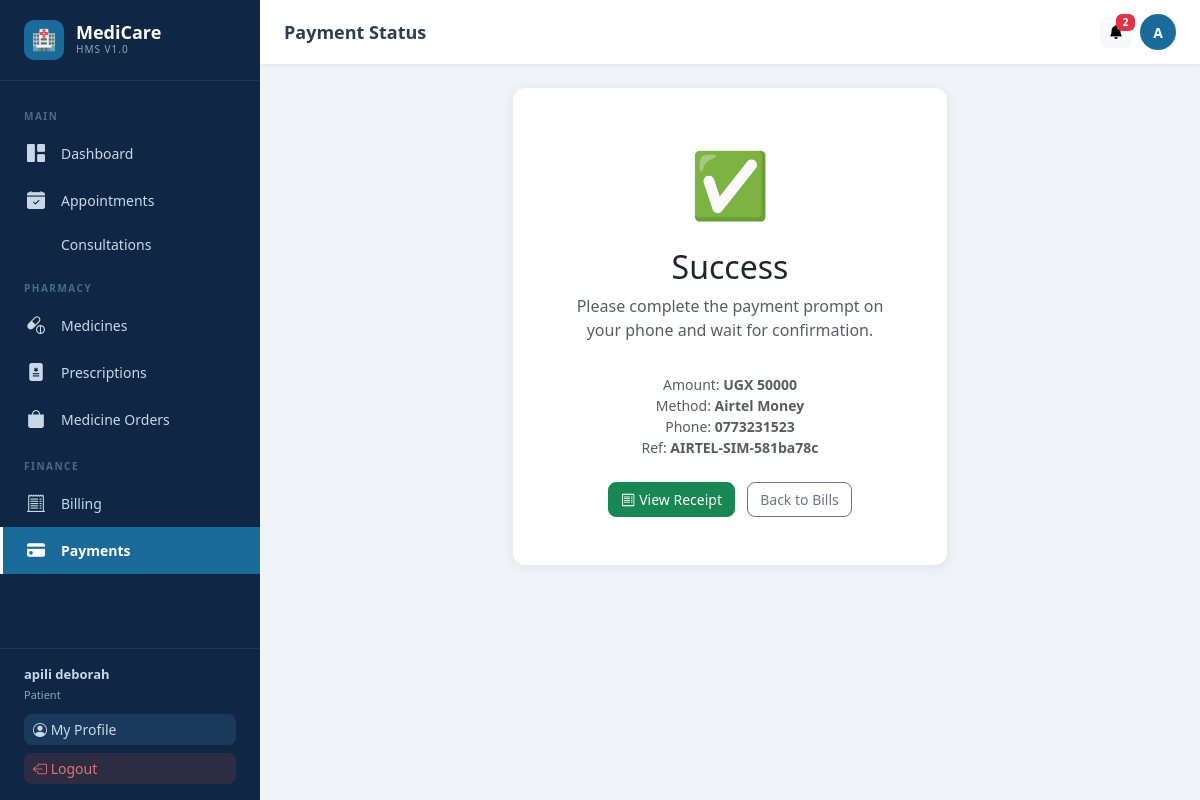
/payments/status/1/ (signed in), run on the app's committed database.
### users/models.py (models this page shows, shortened)
class User(AbstractUser):
    ROLE_CHOICES = [
        ('admin', 'Admin'),
        ('doctor', 'Doctor'),
        ('nurse', 'Nurse'),
        ('patient', 'Patient'),
    ]
    role = models.CharField(max_length=20, choices=ROLE_CHOICES, default='patient')
    phone = models.CharField(max_length=20, blank=True)
    profile_pic = models.ImageField(upload_to='profiles/', blank=True, null=True)
    is_approved = models.BooleanField(default=True)
    created_at = models.DateTimeField(auto_now_add=True)

### payments/models.py (models this page shows, shortened)
class Payment(models.Model):
    METHOD_CHOICES = [('MTN_MOMO','MTN Mobile Money'),('AIRTEL','Airtel Money'),('CASH','Cash'),('CARD','Card')]
    STATUS_CHOICES = [('Pending','Pending'),('Processing','Processing'),('Success','Success'),('Failed','Failed'),('Cancelled','Cancelled')]
    patient = models.ForeignKey(Patient, on_delete=models.CASCADE, related_name='payments')
    bill = models.ForeignKey(Bill, on_delete=models.SET_NULL, null=True, blank=True, related_name='payments')
    payment_method = models.CharField(max_length=20, choices=METHOD_CHOICES)
    amount = models.DecimalField(max_digits=10, decimal_places=2)
    phone_number = models.CharField(max_length=20, blank=True)
    transaction_id = models.CharField(max_length=200, blank=True)
    external_ref = models.CharField(max_length=200, blank=True)
    status = models.CharField(max_length=20, choices=STATUS_CHOICES, default='Pending')
    status_reason = models.TextField(blank=True)
    initiated_by = models.ForeignKey(User, on_delete=models.SET_NULL, null=True, blank=True)
    created_at = models.DateTimeField(auto_now_add=True)
    updated_at = models.DateTimeField(auto_now=True)
    webhook_data = models.JSONField(null=True, blank=True)
    class Meta: ordering = ['-created_at']

### payments/views.py (the view)
# urls.py: path('status/<int:pk>/', views.payment_status, name='payment_status'),
@login_required
def payment_status(request, pk):
    payment = get_object_or_404(Payment, pk=pk)
    if request.GET.get('check'):
        if payment.status == 'Processing':
            payment.status = 'Success'
            payment.save()
            _finalize_payment(payment)
        return JsonResponse({'status': payment.status})
    return render(request, 'payments/payment_status.html', {'payment': payment})

### notifications/context_processors.py (called while the page is built)
def unread_notifications(request):
    if request.user.is_authenticated:
        from notifications.models import Notification
        count = Notification.objects.filter(recipient=request.user, is_read=False).count()
        return {'unread_notification_count': count}
    return {'unread_notification_count': 0}

### templates/payments/payment_status.html (shortened to what this page needs)
{% extends 'base.html' %}
{% block page_title %}Payment Status{% endblock %}
{% block content %}
<div class="row justify-content-center"><div class="col-lg-6">
<div class="card text-center p-5" id="statusCard">
  <div id="statusIcon" style="font-size:64px;margin-bottom:16px">⏳</div>
  <h2 id="statusTitle">Processing Payment...</h2>
  <p id="statusMsg" class="text-muted">Please complete the payment prompt on your phone and wait for confirmation.</p>
  <div class="mt-3" style="font-size:14px">
    <div class="text-muted">Amount: <strong>UGX {{ payment.amount|floatformat:0 }}</strong></div>
    <div class="text-muted">Method: <strong>{{ payment.get_payment_method_display }}</strong></div>
    {% if payment.phone_number %}<div class="text-muted">Phone: <strong>{{ payment.phone_number }}</strong></div>{% endif %}
    <div class="text-muted">Ref: <strong>{{ payment.transaction_id|default:payment.external_ref }}</strong></div>
  </div>
  <div id="actionBtns" class="mt-4" style="display:none">
    <a href="{% url 'payments:receipt' payment.pk %}" class="btn btn-success me-2" id="receiptBtn" style="display:none"><i class="bi bi-receipt me-1"></i>View Receipt</a>
    <a href="{% url 'billing:bill_list' %}" class="btn btn-outline-secondary">Back to Bills</a>
  </div>
</div>
</div></div>
{% endblock %}

### templates/base.html (shortened to what this page needs)
<!DOCTYPE html>
<html lang="en">
<head>
{% load static %}
<link href="https://cdn.jsdelivr.net/npm/bootstrap@5.3.2/dist/css/bootstrap.min.css" rel="stylesheet">
<link href="https://cdn.jsdelivr.net/npm/bootstrap-icons@1.11.3/font/bootstrap-icons.min.css" rel="stylesheet">
</head>
<body>
{% if user.is_authenticated %}
<aside class="sidebar" id="sidebar">
  <a href="{% url 'users:dashboard' %}" class="sidebar-brand">
    <div class="logo-icon">🏥</div>
    <div><div class="logo-text">MediCare</div><div class="logo-sub">HMS v1.0</div></div>
  </a>
  <nav class="sidebar-nav">
    <div class="nav-section-title">Main</div>
    <a href="{% url 'users:dashboard' %}" class="nav-link {% if request.resolver_match.url_name == 'dashboard' %}active{% endif %}">
      <i class="bi bi-grid-1x2-fill"></i> Dashboard
    </a>
    <a href="{% url 'appointments:appointment_list' %}" class="nav-link {% if 'appointments' in request.path and 'consultations' not in request.path %}active{% endif %}">
      <i class="bi bi-calendar-check-fill"></i> Appointments
    </a>
    <a href="{% url 'appointments:consultation_list' %}" class="nav-link {% if 'consultations' in request.path %}active{% endif %}">
       Consultations
    </a>
    <div class="nav-section-title">Pharmacy</div>
    <a href="{% url 'pharmacy:medicine_list' %}" class="nav-link {% if 'pharmacy' in request.path and 'prescriptions' not in request.path and 'orders' not in request.path %}active{% endif %}">
      <i class="bi bi-capsule-pill"></i> Medicines
    </a>
    <a href="{% url 'pharmacy:prescription_list' %}" class="nav-link {% if 'prescriptions' in request.path %}active{% endif %}">
      <i class="bi bi-file-medical-fill"></i> Prescriptions
    </a>
    {% if user.role == 'patient' or user.role == 'admin' %}
    <a href="{% url 'pharmacy:order_list' %}" class="nav-link {% if 'orders' in request.path %}active{% endif %}">
      <i class="bi bi-bag-fill"></i> Medicine Orders
    </a>
    {% endif %}
    <div class="nav-section-title">Finance</div>
    <a href="{% url 'billing:bill_list' %}" class="nav-link {% if 'billing' in request.path %}active{% endif %}">
      <i class="bi bi-receipt-cutoff"></i> Billing
    </a>
    <a href="{% url 'payments:payment_list' %}" class="nav-link {% if 'payments' in request.path %}active{% endif %}">
      <i class="bi bi-credit-card-fill"></i> Payments
    </a>
  </nav>
  <div class="sidebar-footer">
    <div style="color:#c8d8e8;font-size:13px;margin-bottom:10px">
      <strong>{{ user.get_full_name|default:user.username }}</strong><br>
      <span style="opacity:.7;font-size:11px;text-transform:capitalize">{{ user.role }}</span>
    </div>
    <a href="{% url 'users:profile' %}" class="btn btn-sm mb-2" style="background:#1a3a5c;color:#c8d8e8;width:100%;text-align:left">
      <i class="bi bi-person-circle"></i> My Profile
    </a>
    <a href="{% url 'users:logout' %}" class="btn btn-sm" style="background:#e74c3c22;color:#e87070;width:100%;text-align:left">
      <i class="bi bi-box-arrow-left"></i> Logout
    </a>
  </div>
</aside>
<div class="topbar">
  <span class="page-title">{% block page_title %}Dashboard{% endblock %}</span>
  <div class="topbar-actions">
    <a href="{% url 'notifications:notification_list' %}" class="btn btn-light btn-sm position-relative" title="Notifications">
      <i class="bi bi-bell-fill"></i>
      {% if unread_notification_count > 0 %}
      <span class="badge bg-danger position-absolute" style="top:-4px;right:-4px;font-size:10px;min-width:18px">{{ unread_notification_count }}</span>
      {% endif %}
    </a>
    <a href="{% url 'users:profile' %}" class="topbar-avatar" title="My Profile">
      {{ user.first_name|first|upper|default:user.username|first|upper }}
    </a>
  </div>
</div>
<main class="main-wrapper">
{% endif %}
  {% block content %}{% endblock %}
{% if user.is_authenticated %}</main>{% endif %}
</body>
</html>

### templates/base.html (style rules this page uses)
:root { --primary:#1a6b9a;--primary-dark:#134f73;--primary-light:#e8f4fd; --sidebar-w:260px;--sidebar-bg:#0f2744;--sidebar-text:#c8d8e8; --sidebar-hover:#1a3a5c;--sidebar-active:#1a6b9a; --topbar-h:64px;--body-bg:#f0f4f8;--card-shadow:0 2px 12px rgba(0,0,0,.08); }
body { background:var(--body-bg);font-family:'Segoe UI',system-ui,sans-serif;margin:0;overflow-x:hidden }
.sidebar { position:fixed;top:0;left:0;height:100vh;width:var(--sidebar-w);background:var(--sidebar-bg);z-index:1000;display:flex;flex-direction:column;transition:transform .3s ease }
.sidebar-brand { padding:20px 24px;border-bottom:1px solid #1a3a5c;display:flex;align-items:center;gap:12px;color:#fff;text-decoration:none }
.sidebar-brand .logo-icon { width:40px;height:40px;background:var(--primary);border-radius:10px;display:flex;align-items:center;justify-content:center;font-size:20px;flex-shrink:0 }
.sidebar-brand .logo-text { font-size:18px;font-weight:700;line-height:1.1 }
.sidebar-brand .logo-sub { font-size:10px;color:var(--sidebar-text);opacity:.7;letter-spacing:1px;text-transform:uppercase }
.sidebar-nav { flex:1;overflow-y:auto;padding:12px 0 }
.nav-section-title { font-size:10px;font-weight:600;color:#4a6a8a;text-transform:uppercase;letter-spacing:1.5px;padding:16px 24px 6px }
.nav-link { display:flex;align-items:center;gap:12px;padding:10px 24px;color:var(--sidebar-text);text-decoration:none;font-size:14px;transition:all .2s;border-left:3px solid transparent }
.nav-link.active { background:var(--sidebar-active);color:#fff;border-left-color:#fff;font-weight:600 }
.nav-link .bi { font-size:18px;flex-shrink:0;width:22px }
.sidebar-footer { padding:16px 24px;border-top:1px solid #1a3a5c }
.topbar { position:fixed;top:0;left:var(--sidebar-w);right:0;height:var(--topbar-h);background:#fff;box-shadow:0 1px 4px rgba(0,0,0,.08);z-index:999;display:flex;align-items:center;padding:0 24px;gap:16px }
.topbar .page-title { font-size:18px;font-weight:600;color:#2c3e50;flex:1 }
.topbar .topbar-actions { display:flex;align-items:center;gap:8px }
.topbar-avatar { width:36px;height:36px;border-radius:50%;background:var(--primary);color:#fff;display:flex;align-items:center;justify-content:center;font-weight:600;font-size:14px;text-decoration:none }
.main-wrapper { margin-left:var(--sidebar-w);margin-top:var(--topbar-h);padding:24px;min-height:calc(100vh - var(--topbar-h)) }
.card { border:none;border-radius:12px;box-shadow:var(--card-shadow) }
.btn { border-radius:8px;font-size:14px;font-weight:500 }

### data on the page
User: get_full_name "apili deborah", role "Patient", first_name|first "A"
Payment: amount "50000", payment_method "Airtel Money", phone_number "0773231523", transaction_id "AIRTEL-SIM-581ba78c"

### other printed values
{{ unread_notification_count }} "2"
